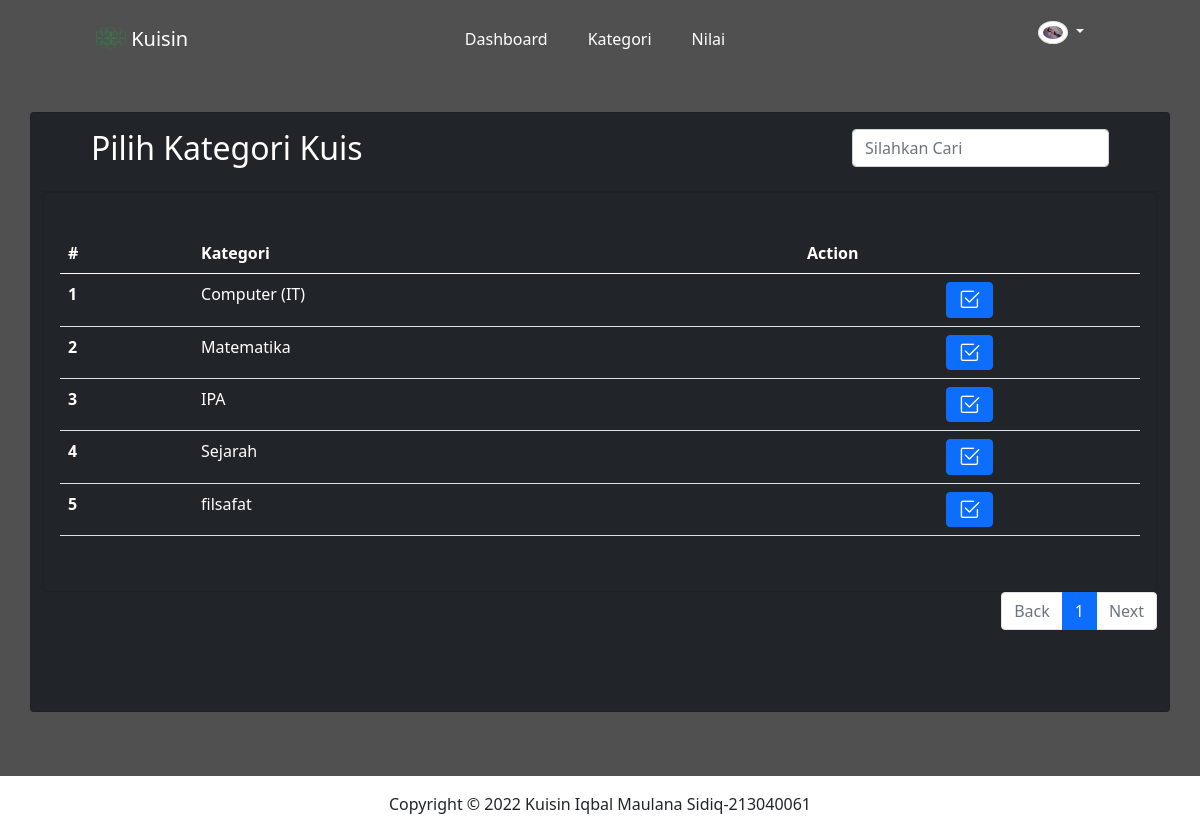
/kategori_ujian.php (signed in), run on the app's committed database.
### tables this page shows
CREATE TABLE `peserta` (
  `id` int(11) NOT NULL,
  `nama_peserta` varchar(255) NOT NULL,
  `username` varchar(255) NOT NULL,
  `email` varchar(255) NOT NULL,
  `pass` varchar(255) NOT NULL,
  `gambar` varchar(255) NOT NULL
);

CREATE TABLE `kategori` (
  `id_kategori` int(11) NOT NULL,
  `kategori_ujian` varchar(255) NOT NULL
);

### kategori_ujian.php (the view, shortened to what this page needs)
<?php
require "header.php";
require "connection.php";
?>
<header class="header">
  <div class="header-inner">
    <div class="container-fluid px-lg-5">
      <nav class="navbar navbar-expand-lg my-navbar ps-5">
  <a class="navbar-brand" href="#"><span class="logo">
    <img src="assets/img/gambar/logo.png" class="img-fluid" style="width:30px; margin:-3px 0px 0px 0px;"> Kuisin</span>
  </a>
  <div class="collapse navbar-collapse" id="navbarSupportedContent">
    <ul class="navbar-nav m-auto">
      <li class="nav-item active">
        <a class="nav-link" href="index.php">Dashboard</a>
      </li>
      <li class="nav-item">
        <a class="nav-link" href="kategori_ujian.php">Kategori</a>
      </li>
        <li class="nav-item">
        <a class="nav-link" href="rank.php">Nilai</a>
      </li>
    </ul>
    <?php
    $id_peserta = $_SESSION['login']['id'];
    $sql = "SELECT * FROM peserta WHERE id = '$id_peserta'";
    $query = mysqli_query($conn, $sql);
    while($data = mysqli_fetch_array($query)){
        $gambar = $data['gambar'];
    }
    ?>
    <ul class="pe-5">
        <li class="nav-item dropdown">
        <a class="nav-link dropdown-toggle" href="#" id="navbarDropdown" role="button" data-toggle="dropdown" aria-haspopup="true" aria-expanded="false">
        <img src="assets/img/<?= $gambar; ?>" alt="" style="width: 30px;" class="rounded-circle img-thumbnail ">
        </a>
      </li>
    </ul>
  </div>
</nav>
    </div>
  </div>
</header>
<div >
  <section >
     <div class="container">
        <div class="row justify-content-around pt-5 ">
          <div class="card bg-dark" style="min-height: 600px;">
            <div class="col-lg-12 ">
                    <div class="card-header bg-dark text-white d-flex justify-content-between px-5 py-3">
                    <h2 class=" card-title ">Pilih Kategori Kuis</h2>
                    <form action="kategori_ujian.php" method="GET"  >
                        <input type="text" id="cari"  name="cari" autocomplete="off" placeholder="Silahkan Cari" class="form-control" >
                    </form>
                    </div>
                <div id="tampilkan">
                  <div class="card bg-dark p-3" style="min-height: 400px;">
                  <table class="table text-white mt-4" >
                      <thead>
                          <tr>
                          <th scope="col">#</th>
                          <th scope="col">Kategori</th>
                          <th scope="col">Action</th>
                          </tr>
                      </thead>
                      <tbody>
                     <?php
                        $jumlahDataPerHal = 5;
                        $res = mysqli_query($conn, "SELECT * FROM Kategori ");
                        $jumlahsoal= mysqli_num_rows($res);
                        $jumlahHal = ceil($jumlahsoal / $jumlahDataPerHal);
                        $halamanAktif = (isset($_GET['halaman'])) ? $_GET['halaman'] : 1;
                        $awalData = ($jumlahDataPerHal * $halamanAktif) - $jumlahDataPerHal;
                     ?>
                      <?php
                            $sql = "SELECT * FROM kategori LIMIT $awalData, $jumlahDataPerHal";
                          $result = mysqli_query($conn, $sql);
                          $no = 1;
                          while($row = mysqli_fetch_assoc($result)){
                            ?>
                            <tr>
                                <th scope="row"><?php echo $no++ ?></th>
                                <td><?php echo $row['kategori_ujian'] ?></td>
                                <td style="text-align:center">
                                <a href="mulai_ujian.php?id=<?= $row['id_kategori'];?>" ><i class="bi bi-check2-square text-white fa-lg btn btn-primary" onclick="return confirm('Yakin Pilih Kategori <?= $row['kategori_ujian'];?> ?'); "></i></a>
                                </td>
                            </tr>
                            <?php }
                        ?>
                      </tbody>
                  </table>
                  </div>
                <nav aria-label="page navigation example fixed-bottom">
                <ul class="pagination justify-content-end">
                <?php if($halamanAktif == 1): ?>
                  <li class="page-item disabled ">
                    <a class="page-link" href="kategori_ujian.php?halaman=<?= $halamanAktif-1; ?>" >Back</a>
                  </li>
                  <?php endif; ?>
                  <?php for($i=1; $i<= $jumlahHal; $i++ ): ?>
                    <?php if($i== $halamanAktif): ?>
                      <li class="page-item active">
                      <a class="page-link " href="kategori_ujian.php?halaman=<?= $i; ?>"  ><?= $i; ?></a>
                      </li>
                      <?php else: ?>
                        <li class="page-item">
                          <a class="page-link" href="kategori_ujian.php?halaman=<?= $i; ?>"><?= $i; ?></a>
                      </li>
                    <?php endif; ?>
                  <?php endfor; ?>
                  <?php if($halamanAktif == $jumlahHal): ?>
                    <li class="page-item disabled ">
                    <a class="page-link" href="kategori_ujian.php?halaman=<?= $halamanAktif+1; ?>" >Next</a>
                  </li>
                  <?php endif; ?>
                </ul>
            </nav>
                </div>
                </div>
             </div>
          </div>
    </div>
  </section>
  </div>
<?php require "footer.php" ?>

### style.css (style rules this page uses)
body { font-family: 'Montserrat' sans-serif; }
@media only screen and (min-width: 1200px) { .nav-item > .nav-link { padding: 5px 20px !important; display: block !important; } }
a { text-decoration: none; }
ul { list-style-type: none; }
.header { position: relative; width: 100%; }
.header-inner { position: absolute; top: 0; left: 0; width: 100%; z-index: 99; background-color: transparent; }
.logo { color: #ffffff; }
.nav-item .nav-link { display: block; line-height: 36px; text-transform: capitalize; font-size: 16px; font-weight: 500; color: #ffffff; transition: 0.15s; }
section { background-color: rgb(80, 80, 80); padding: 4rem 0rem 4rem; }

### data on the page
peserta: gambar (picture)
kategori: kategori_ujian "Computer (IT)"
kategori: kategori_ujian "Matematika"
kategori: kategori_ujian "IPA"
kategori: kategori_ujian "Sejarah"
kategori: kategori_ujian "filsafat"
